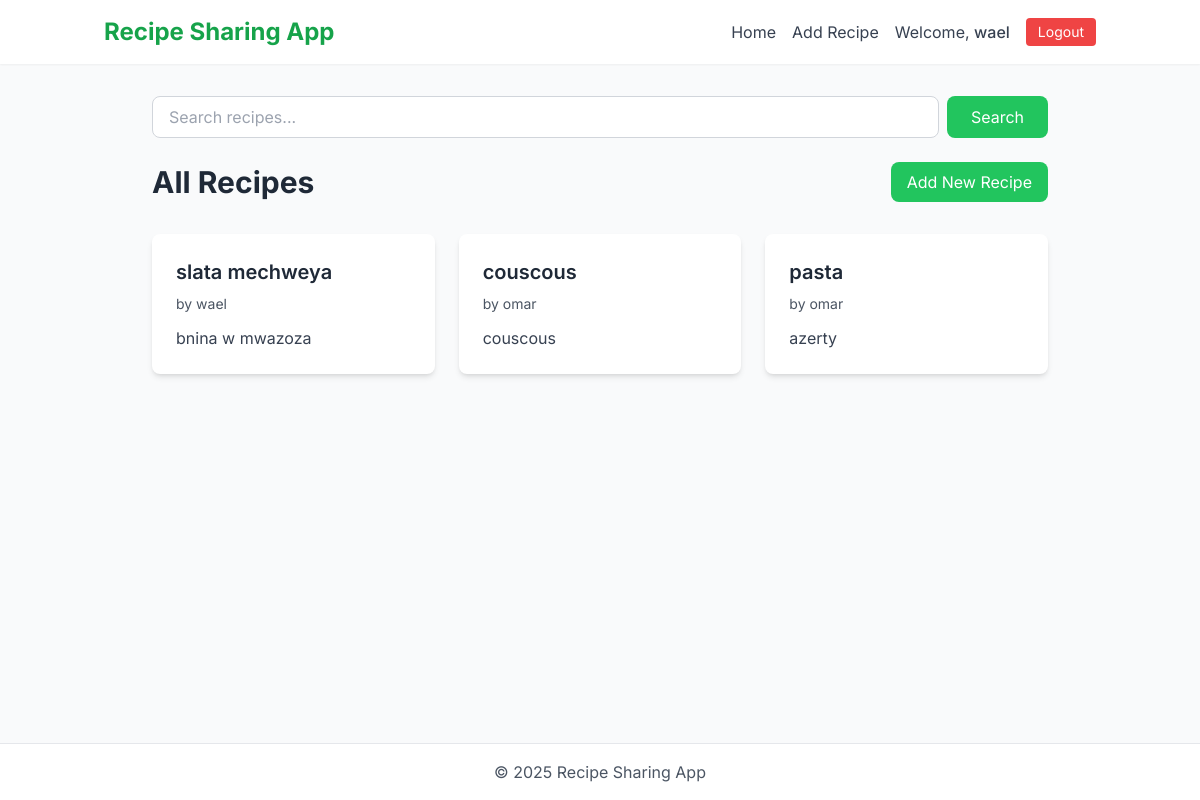
The page / (signed in) on the database its author committed.
### recipes/models.py (models this page shows, shortened)
class Recipe(models.Model):
    title = models.CharField(max_length=255)
    description = models.TextField(blank=True)
    ingredients = models.TextField(help_text="One ingredient per line")
    steps = models.TextField(help_text="One step per line")
    category = models.CharField(max_length=100, blank=True)
    cooking_time = models.PositiveIntegerField(
        null=True, blank=True, help_text="Minutes"
    )
    author = models.ForeignKey(User, on_delete=models.CASCADE, related_name="recipes")
    created_at = models.DateTimeField(auto_now_add=True)
    updated_at = models.DateTimeField(auto_now=True)

### recipes/views.py (the view)
# urls.py: path("", views.recipe_list, name="list"),
def recipe_list(request):
    query = request.GET.get("q")  # get search query from URL
    if query:
        recipes = Recipe.objects.filter(
            Q(title__icontains=query) | Q(ingredients__icontains=query)
        ).order_by("-created_at")
    else:
        recipes = Recipe.objects.all().order_by("-created_at")
    return render(
        request, "recipes/recipe_list.html", {"recipes": recipes, "query": query}
    )

### templates/recipes/recipe_list.html (shortened to what this page needs)
{% extends "base.html" %}
{% block content %}
<div class="max-w-4xl mx-auto">
    <div class="mb-8">
        <form method="get" action="{% url 'recipes:list' %}" class="flex gap-2 mb-6">
            <input type="text" name="q" placeholder="Search recipes..."
                   value="{{ query|default:'' }}"
                   class="flex-grow px-4 py-2 border border-gray-300 rounded-lg focus:outline-none focus:ring-2 focus:ring-green-500">
            <button type="submit" class="bg-green-500 hover:bg-green-600 text-white px-6 py-2 rounded-lg transition-colors">
                Search
            </button>
        </form>
        <div class="flex justify-between items-center mb-6">
            <h1 class="text-3xl font-bold text-gray-800">All Recipes</h1>
            <a href="{% url 'recipes:create' %}" class="bg-green-500 hover:bg-green-600 text-white px-4 py-2 rounded-lg transition-colors">
                Add New Recipe
            </a>
        </div>
    </div>
    <div class="grid gap-6 md:grid-cols-2 lg:grid-cols-3">
        {% for recipe in recipes %}
            <div class="bg-white rounded-lg shadow-md overflow-hidden hover:shadow-lg transition-shadow">
                <div class="p-6">
                    <h3 class="text-xl font-semibold text-gray-800 mb-2">
                        <a href="{% url 'recipes:detail' recipe.pk %}" class="hover:text-green-600 transition-colors">
                            {{ recipe.title }}
                        </a>
                    </h3>
                    <p class="text-gray-600 text-sm mb-3">by {{ recipe.author.username }}</p>
                    {% if recipe.description %}
                        <p class="text-gray-700 line-clamp-2">{{ recipe.description }}</p>
                    {% endif %}
                </div>
            </div>
        {% endfor %}
    </div>
</div>
{% endblock %}

### templates/base.html (shortened to what this page needs)
{% load static %}
<!DOCTYPE html>
<html lang="en">
<head>
    <script src="https://cdn.tailwindcss.com"></script>
    <link rel="stylesheet" href="{% static 'css/mystyles.css' %}">
</head>
<body class="bg-gray-50 min-h-screen flex flex-col">
    <header class="bg-white shadow-sm">
        <div class="container mx-auto px-4 py-4">
            <div class="flex flex-col md:flex-row md:items-center md:justify-between">
                <h1 class="text-2xl font-bold text-green-600 mb-4 md:mb-0">Recipe Sharing App</h1>
                <nav class="flex flex-wrap items-center gap-4">
                    <a href="{% url 'recipes:list' %}" class="text-gray-700 hover:text-green-600 transition-colors">Home</a>
                    <a href="{% url 'recipes:create' %}" class="text-gray-700 hover:text-green-600 transition-colors">Add Recipe</a>
                    {% if user.is_authenticated %}
                        <span class="text-gray-700">Welcome, <span class="font-medium">{{ user.username }}</span></span>
                        <form action="{% url 'logout' %}" method="post" class="inline">
                            <button type="submit" class="bg-red-500 hover:bg-red-600 text-white px-3 py-1 rounded text-sm transition-colors">Logout</button>
                        </form>
                    {% else %}
                        <a href="{% url 'login' %}" class="text-gray-700 hover:text-green-600 transition-colors">Login</a>
                        <a href="{% url 'users:signup' %}" class="bg-green-500 hover:bg-green-600 text-white px-3 py-1 rounded transition-colors">Sign Up</a>
                    {% endif %}
                </nav>
            </div>
        </div>
    </header>
    <main class="flex-grow container mx-auto px-4 py-8">
        {% block content %}{% endblock %}
    </main>
    <footer class="bg-white border-t mt-auto">
        <div class="container mx-auto px-4 py-4 text-center text-gray-600">
            <p>&copy; 2025 Recipe Sharing App</p>
        </div>
    </footer>
</body>
</html>

### static/css/mystyles.css (style rules this page uses)
body { font-family: 'Inter', sans-serif; }
input, textarea, select { width: 100%; padding: 0.75rem; border: 1px solid #d1d5db; border-radius: 0.5rem; font-size: 0.875rem; transition: all 0.2s; }
.line-clamp-2 { display: -webkit-box; -webkit-line-clamp: 2; -webkit-box-orient: vertical; overflow: hidden; }

### rows shown on the page
Recipe: title "slata mechweya", author.username "wael", description "bnina w mwazoza"
Recipe: title "couscous", author.username "omar", description "couscous"
Recipe: title "pasta", author.username "omar", description "azerty"

### other values the page prints
{{ user.username }} "wael"
